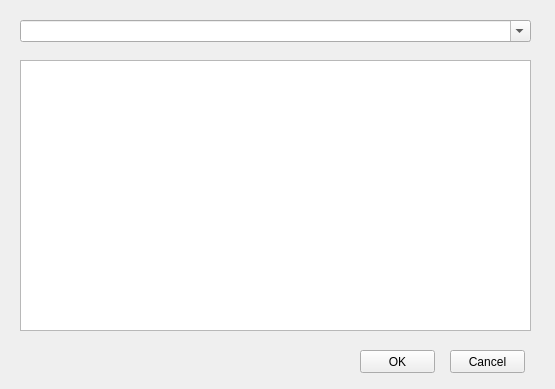
<?xml version="1.0" encoding="UTF-8"?>
<ui version="4.0">
 <class>Dialog_RemoteBrowse</class>
 <widget class="QDialog" name="Dialog_RemoteBrowse">
  <property name="geometry">
   <rect>
    <x>0</x>
    <y>0</y>
    <width>555</width>
    <height>389</height>
   </rect>
  </property>
  <property name="windowTitle">
   <string>Remote Browsing Dialog</string>
  </property>
  <widget class="QTreeView" name="treeView_Browse">
   <property name="geometry">
    <rect>
     <x>20</x>
     <y>60</y>
     <width>511</width>
     <height>271</height>
    </rect>
   </property>
   <property name="sortingEnabled">
    <bool>true</bool>
   </property>
  </widget>
  <widget class="QComboBox" name="comboBox_Path">
   <property name="geometry">
    <rect>
     <x>20</x>
     <y>20</y>
     <width>511</width>
     <height>22</height>
    </rect>
   </property>
   <property name="editable">
    <bool>true</bool>
   </property>
   <property name="insertPolicy">
    <enum>QComboBox::InsertAlphabetically</enum>
   </property>
  </widget>
  <widget class="QPushButton" name="pushButton_Ok">
   <property name="geometry">
    <rect>
     <x>360</x>
     <y>350</y>
     <width>75</width>
     <height>23</height>
    </rect>
   </property>
   <property name="text">
    <string>OK</string>
   </property>
   <property name="autoDefault">
    <bool>false</bool>
   </property>
  </widget>
  <widget class="QPushButton" name="pushButton_Cancel">
   <property name="geometry">
    <rect>
     <x>450</x>
     <y>350</y>
     <width>75</width>
     <height>23</height>
    </rect>
   </property>
   <property name="text">
    <string>Cancel</string>
   </property>
   <property name="autoDefault">
    <bool>false</bool>
   </property>
  </widget>
 </widget>
 <resources/>
 <connections/>
</ui>
